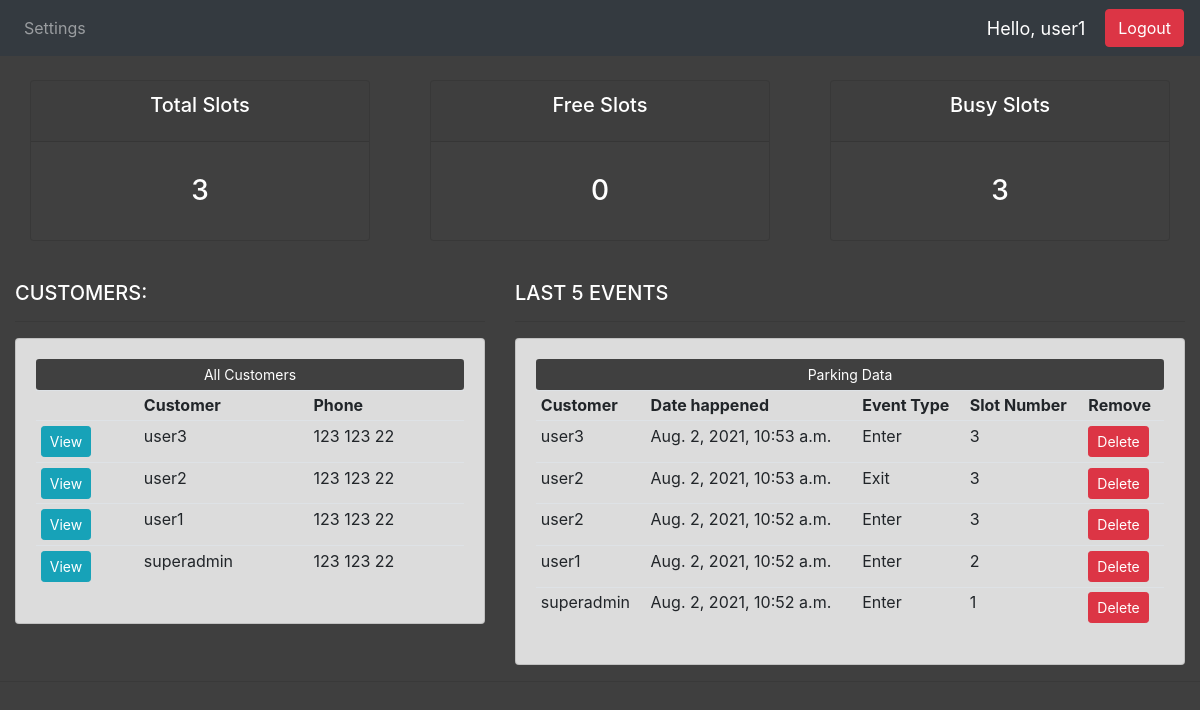
/ (signed in), run on the app's committed database.
### accounts/models.py (models this page shows, shortened)
class Capacity(models.Model):
	capacity = models.IntegerField(null=True)

class Customer(models.Model):
	user = models.OneToOneField(User, null=True, blank=True, on_delete=models.CASCADE)
	name = models.CharField(max_length=200, null=True)
	phone = models.CharField(max_length=200, null=True)
	email = models.CharField(max_length=200, null=True)
	profile_pic = models.ImageField(default="profile2.png", null=True, blank=True)
	date_created = models.DateTimeField(auto_now_add=True, null=True)
	def __str__(self):
		return self.name

class Slot(models.Model):
	events = (
			('Enter', 'Enter'),
			('Exit', 'Exit'),
			)
	customer = models.ForeignKey(Customer, null=True, on_delete=models.SET_NULL)
	event_type = models.CharField(max_length=200, null=True, choices= events)
	date_happened = models.DateTimeField(auto_now_add=True, null=True)
	slot_num = models.IntegerField(null=True)

### accounts/decorators.py (the view)
	def wrapper_function(request, *args, **kwargs):
		group = None
		if request.user.groups.exists():
			group = request.user.groups.all()[0].name
		if group == 'customer':
			return redirect('user-page')
		if group == 'admin':
			return view_func(request, *args, **kwargs)

### accounts/views.py (called while the page is built)
@login_required(login_url='login')
@admin_only
def home(request):
    slots_inf = Slot.objects.order_by('-id')[:5]
    customers = Customer.objects.order_by('-id')[:5]
    capacity = Capacity.objects.last()
    enters = Slot.objects.filter(event_type='Enter').count()
    exits = Slot.objects.filter(event_type='Exit').count()
    busy_slots = enters - exits
    free_slots = capacity.capacity - busy_slots
    context = {'slots_inf': slots_inf,
               'customers': customers,
               'capacity': capacity,
               'Enters': enters,
               'Exits': exits,
               'busy_slots': busy_slots,
               'free_slots': free_slots}
    return render(request, 'accounts/dashboard.html', context)

### accounts/templates/accounts/dashboard.html
{%  extends 'accounts/main.html' %}
{% block content %}
{%  include 'accounts/status.html' %}
<br>
<div class="row">
	<div class="col-md-5">
		<h5 style="color :white">CUSTOMERS:</h5>
		<hr>
		<div class="card card-body"  style="background-color: #DCDCDC">
			<a class="btn btn-default  btn-sm btn-block" href="{% url 'all_customers'%}" style="background-color:#404040;color: white;">All Customers</a>
			<table class="table table-sm">
				<tr>
					<th></th>
					<th>Customer</th>
					<th>Phone</th>
				</tr>
				{% for customer in customers %}
					<tr>
						<td><a class="btn btn-sm btn-info" href="{% url 'customer' customer.id %}">View</a></td>
						<td>{{customer.name}}</td>
						<td>{{customer.phone}}</td>
					</tr>
				{% endfor %}
			</table>
		</div>
	</div>
	<div class="col-md-7" >
		<h5 style="color :white">LAST 5 EVENTS</h5>
		<hr>
		<div class="card card-body" style="background-color: #DCDCDC">
			<a class="btn btn-defalt  btn-sm btn-block" href="{% url 'parking_data' %}" style="background-color:#404040;color: white;">Parking Data</a>
			<table class="table table-sm">
				<tr>
					<th>Customer</th>
					<th>Date happened</th>
					<th>Event Type</th>
					<th>Slot Number</th>
					<th>Remove</th>
				</tr>
				{% for slots_inf in slots_inf %}
					<tr>
						<td>{{slots_inf.customer}}</td>
						<td>{{slots_inf.date_happened}}</td>
						<td>{{slots_inf.event_type}}</td>
						<td>{{slots_inf.slot_num}}</td>
						<td><a class="btn btn-sm btn-danger" href="{% url 'delete_event' slots_inf.id %}">Delete</a></td>
					</tr>
				{% endfor %}
			</table>
		</div>
	</div>
</div>
{% endblock %}

### accounts/templates/accounts/navbar.html (shortened to what this page needs)
{% load static %}
<nav class="navbar navbar-expand-lg navbar-dark bg-dark">
  <div class="collapse navbar-collapse" id="navbarNav">
    <ul class="navbar-nav">
      {% if request.user.is_staff %}
      <li class="nav-item active">
        <a class="nav-link" href="{% url 'home' %}">Dashboard</a>
      </li>
      <li class="nav-item">
        <a class="nav-link" href="{% url 'change_capacity' %}">Change Capacity</a>
      </li>
      <li class="nav-item">
        <a class="nav-link" href="{% url 'account' %}">Settings</a>
      </li>
      {% else %}
      <li class="nav-item">
        <a class="nav-link" href="{% url 'account' %}">Settings</a>
      </li>
      {% endif %}
    </ul>
  </div>
  <span class="hello-msg">Hello, {{request.user}}</span>
  <span ><a  class="btn btn-danger" href="{% url 'logout' %}">Logout</a></span>
</nav>

### accounts/templates/accounts/status.html (shortened to what this page needs)
<br>
<div class="row">
	<div class="col">
		<div class="col-md">
			<div class="card text-center text-white  mb-3" id="total-slots">
			  	<div class="card-header">
			  		<h5 class="card-title">Total Slots</h5>
			  	</div>
			  	<div class="card-body">
					<h3 class="card-title">{{capacity.capacity}}</h3>
			  	</div>
			</div>
		</div>
	</div>
	<div class="col">
		<div class="col-md">
			<div class="card text-center text-white  mb-3" id="free-slots">
			  	<div class="card-header">
			  		<h5 class="card-title">Free Slots</h5>
			  	</div>
			  	<div class="card-body">
					<h3 class="card-title">{{free_slots}}</h3>
			  	</div>
			</div>
		</div>
	</div>
	<div class="col">
		<div class="col-md">
			<div class="card text-center text-white  mb-3" id="busy-slots">
			  	<div class="card-header">
			  		<h5 class="card-title">Busy Slots</h5>
			  	</div>
			  	<div class="card-body">
					<h3 class="card-title">{{busy_slots}}</h3>
			  	</div>
			</div>
		</div>
	</div>
</div>

### static/css/main.css (style rules this page uses)
body, html { margin: 0; padding: 0; height: 100%; background: linear-gradient(rgba(0, 0, 0, 0.5), rgba(0, 0, 0, 0.5)), url("/static/images/asphalt2.jpg"); background-repeat: no-repeat; background-size: cover; background-position: center; background-attachment: fixed; }
#total-slots { background-color: #404040; }
#free-slots { background-color: #404040; }
#busy-slots { background-color: #404040; }

### accounts/templates/accounts/navbar.html (style rules this page uses)
.hello-msg { font-size: 18px; color: #fff; margin-right: 20px; }

### data on the page
Capacity: capacity "3"
Customer: name "user3", phone "123 123 22"
Customer: name "user2", phone "123 123 22"
Customer: name "user1", phone "123 123 22"
Customer: name "superadmin", phone "123 123 22"
Slot: customer "user3", date_happened "Aug. 2, 2021, 10:53 a.m.", event_type "Enter", slot_num "3"
Slot: customer "user2", date_happened "Aug. 2, 2021, 10:53 a.m.", event_type "Exit", slot_num "3"
Slot: customer "user2", date_happened "Aug. 2, 2021, 10:52 a.m.", event_type "Enter", slot_num "3"
Slot: customer "user1", date_happened "Aug. 2, 2021, 10:52 a.m.", event_type "Enter", slot_num "2"
Slot: customer "superadmin", date_happened "Aug. 2, 2021, 10:52 a.m.", event_type "Enter", slot_num "1"

### other printed values
{{ request.user }} "user1"
{{ free_slots }} "0"
{{ busy_slots }} "3"
